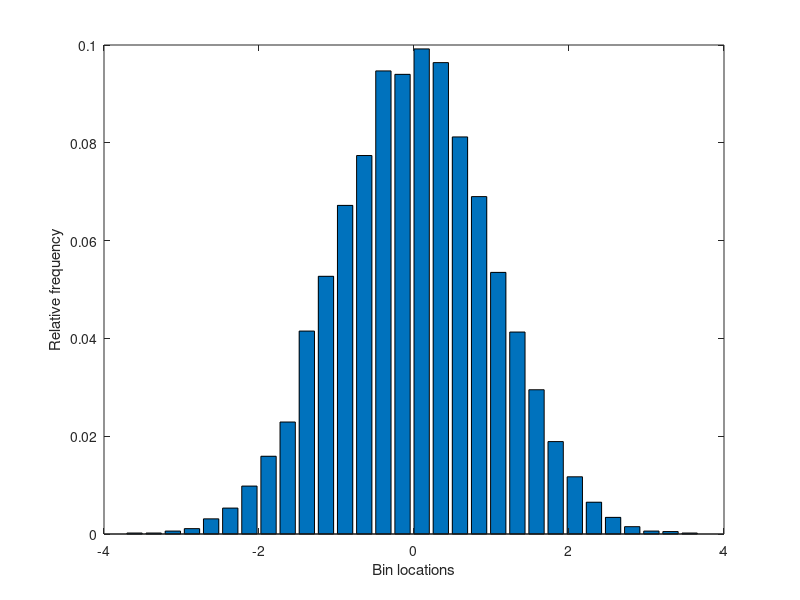

MATLAB code to generate this figure:
 y = randn(10000,1); %Generate large data set
[n,xout] = hist(y,30); %Use 30 bins for the histogram
figure,bar(xout,n/sum(n)); %relative frequency is n/sum(n)
xlabel('Bin locations')
ylabel('Relative frequency')